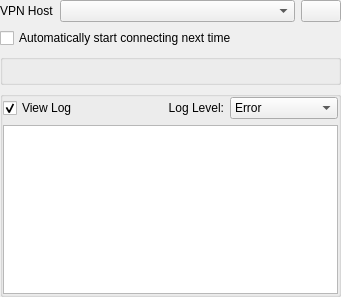
<?xml version="1.0" encoding="UTF-8"?>
<ui version="4.0">
 <class>OpenconnectAuth</class>
 <widget class="QWidget" name="OpenconnectAuth">
  <property name="geometry">
   <rect>
    <x>0</x>
    <y>0</y>
    <width>341</width>
    <height>297</height>
   </rect>
  </property>
  <property name="minimumSize">
   <size>
    <width>0</width>
    <height>0</height>
   </size>
  </property>
  <property name="windowTitle">
   <string>OpenConnect VPN Authentication</string>
  </property>
  <layout class="QVBoxLayout" name="verticalLayout">
   <property name="sizeConstraint">
    <enum>QLayout::SetMinimumSize</enum>
   </property>
   <property name="margin">
    <number>0</number>
   </property>
   <item>
    <layout class="QHBoxLayout" name="horizontalLayout_3">
     <item>
      <widget class="QLabel" name="label_3">
       <property name="sizePolicy">
        <sizepolicy hsizetype="Fixed" vsizetype="Fixed">
         <horstretch>0</horstretch>
         <verstretch>0</verstretch>
        </sizepolicy>
       </property>
       <property name="text">
        <string>VPN Host</string>
       </property>
      </widget>
     </item>
     <item>
      <widget class="KComboBox" name="cmbHosts"/>
     </item>
     <item>
      <widget class="KPushButton" name="btnConnect">
       <property name="sizePolicy">
        <sizepolicy hsizetype="Fixed" vsizetype="Fixed">
         <horstretch>0</horstretch>
         <verstretch>0</verstretch>
        </sizepolicy>
       </property>
       <property name="toolTip">
        <string>Connect</string>
       </property>
       <property name="autoDefault">
        <bool>false</bool>
       </property>
       <property name="default">
        <bool>false</bool>
       </property>
       <property name="flat">
        <bool>false</bool>
       </property>
       <property name="isDragEnabled" stdset="0">
        <bool>false</bool>
       </property>
      </widget>
     </item>
    </layout>
   </item>
   <item>
    <widget class="QCheckBox" name="chkAutoconnect">
     <property name="text">
      <string>Automatically start connecting next time</string>
     </property>
    </widget>
   </item>
   <item>
    <widget class="QGroupBox" name="loginBox">
     <property name="minimumSize">
      <size>
       <width>0</width>
       <height>0</height>
      </size>
     </property>
     <property name="title">
      <string notr="true"/>
     </property>
     <layout class="QVBoxLayout" name="loginBoxLayout"/>
    </widget>
   </item>
   <item>
    <widget class="QGroupBox" name="serverLogBox">
     <property name="sizePolicy">
      <sizepolicy hsizetype="Preferred" vsizetype="Expanding">
       <horstretch>0</horstretch>
       <verstretch>0</verstretch>
      </sizepolicy>
     </property>
     <layout class="QVBoxLayout" name="logLayout">
      <property name="margin">
       <number>0</number>
      </property>
      <item>
       <layout class="QHBoxLayout" name="horizontalLayout_2">
        <item>
         <widget class="QCheckBox" name="viewServerLog">
          <property name="text">
           <string>View Log</string>
          </property>
          <property name="checked">
           <bool>true</bool>
          </property>
         </widget>
        </item>
        <item>
         <widget class="QLabel" name="lblLogLevel">
          <property name="text">
           <string>Log Level:</string>
          </property>
          <property name="alignment">
           <set>Qt::AlignRight|Qt::AlignTrailing|Qt::AlignVCenter</set>
          </property>
         </widget>
        </item>
        <item>
         <widget class="KComboBox" name="cmbLogLevel">
          <item>
           <property name="text">
            <string>Error</string>
           </property>
          </item>
          <item>
           <property name="text">
            <string>Info</string>
           </property>
          </item>
          <item>
           <property name="text">
            <string>Debug</string>
           </property>
          </item>
          <item>
           <property name="text">
            <string>Trace</string>
           </property>
          </item>
         </widget>
        </item>
       </layout>
      </item>
      <item>
       <widget class="KTextBrowser" name="serverLog">
        <property name="enabled">
         <bool>true</bool>
        </property>
        <property name="frameShape">
         <enum>QFrame::StyledPanel</enum>
        </property>
        <property name="frameShadow">
         <enum>QFrame::Sunken</enum>
        </property>
        <property name="acceptRichText">
         <bool>false</bool>
        </property>
        <property name="textInteractionFlags">
         <set>Qt::TextSelectableByMouse</set>
        </property>
        <property name="openLinks">
         <bool>false</bool>
        </property>
       </widget>
      </item>
     </layout>
    </widget>
   </item>
  </layout>
 </widget>
 <customwidgets>
  <customwidget>
   <class>KPushButton</class>
   <extends>QPushButton</extends>
   <header>kpushbutton.h</header>
  </customwidget>
  <customwidget>
   <class>KComboBox</class>
   <extends>QComboBox</extends>
   <header>kcombobox.h</header>
  </customwidget>
  <customwidget>
   <class>KTextBrowser</class>
   <extends>QTextBrowser</extends>
   <header>ktextbrowser.h</header>
  </customwidget>
 </customwidgets>
 <resources/>
 <connections/>
</ui>
